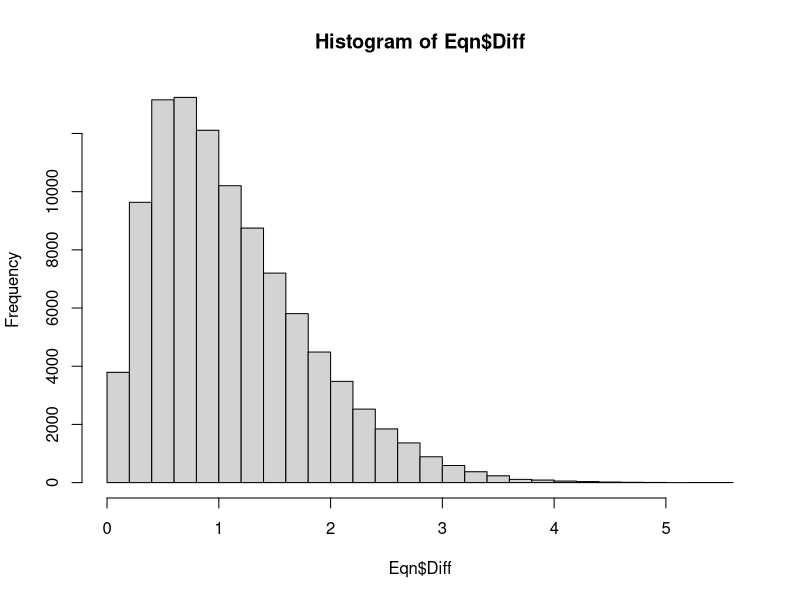

This chart was generated by the following R code:
# Insert mean and std deviation into A, B & C.  Add other variables, as needed.
library(dplyr)

# Insert appropriate values --------------------------------------------------
Result_Mean <- 4.5
Result_sd_r <- 0.3
Result_sd_R <- 0.806

# Set the data matrix --------------------------------------------------------
A <- rnorm(100000, Result_Mean, Result_sd_R)
B <- rnorm(100000, Result_Mean, Result_sd_R)

B1 <- rnorm(100000, B, Result_sd_r)
B2 <- rnorm(100000, B, Result_sd_r)

# Combine to create sets -----------------------------------------------------

Set <- as.data.frame(cbind(A,B1,B2))

Range <- numeric(100000)
Range <-as.data.frame(t(apply(Set[,c(1:3)],1,range)))

Eqn <- Range %>%
        mutate(Diff = V2-V1)

# Calc means and sd for composite value --------------------------------------

Em <- mean(Eqn$Diff)
Esd <- sd(Eqn$Diff)
k <- 1.98
Range_max <- Em + k*Esd

# Histogram of ranges --------------------------------------------------------
hist(Eqn$Diff, breaks=30)

#Maximum range of results for a single test and two retests ------------------
Range_max